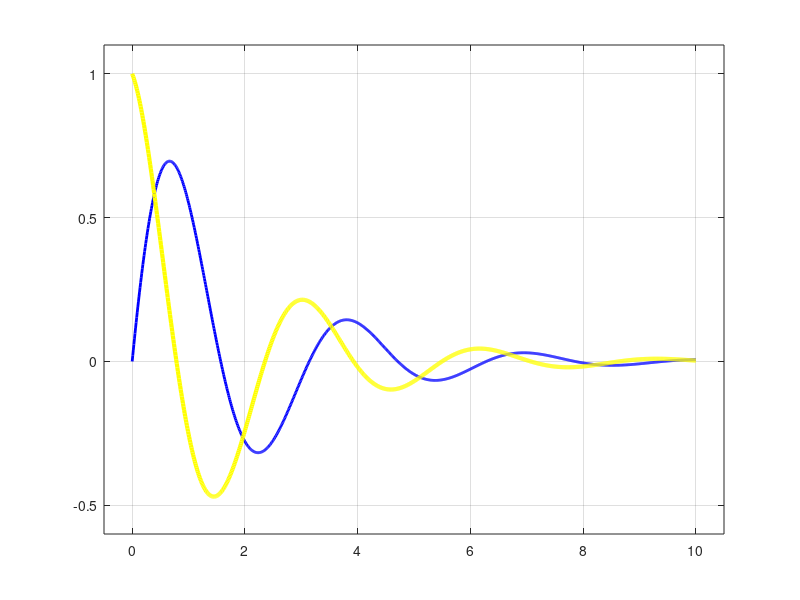

Write MATLAB code to recreate this figure.
clc
clear
close all
pause(0.5)

s = linspace(0,10,1000) ;
z1 = exp(-0.5.*s).*sin(2.*s) ;
plot(s,z1,'linewidth',2,'color','blue')

hold on

z2 = exp(-0.5.*s).*cos(2.*s) ;
plot(s,z2,'linewidth',3,'color','yellow')

grid on

axis([-0.5 10.5 -0.6 1.1])
